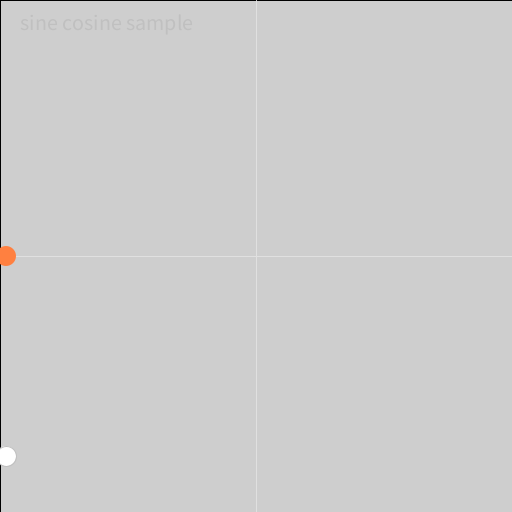
Frame 1 (no input)
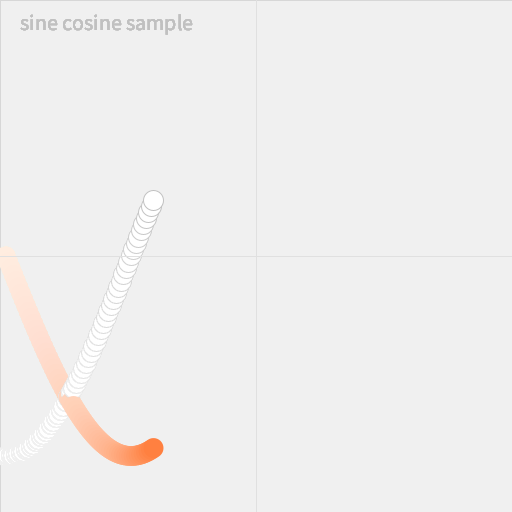
Frame 60 (the mouse pressed at the canvas centre just before this capture)
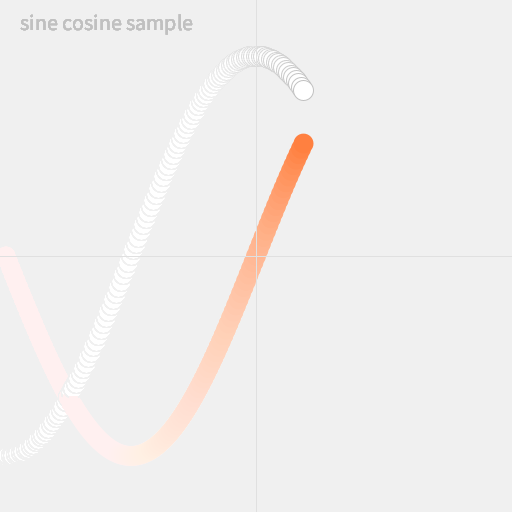
Frame 120 (the mouse held since frame 60 and released just before this capture)

The Processing sketch that drew these frames (run headless with seeded random() and noise(); from frame 60 on, the mouse is pressed at the canvas centre):

// Processing sketch: processing_131172
// ── processing_131172.pde

int counter;
int ballR;      // ball radius

void setup() {
  size( 512, 512 );
  counter = 0;
  ballR = 20;
}

void draw() {

  // erase background 
  fill( 255, 255, 255, 8);
  rect( 0, 0, width, height);
  
  fill( 192, 192, 192 );
  textSize( 22 );
  text( "sine cosine sample", 20, 30 );

  // draw cross line
  stroke(224, 224, 224);  
  line(width/2, 0, width/2, height );
  line(0, height/2, width, height/2 );

  noStroke();

  // draw white ball
  stroke(192, 192, 192);
  fill(255, 255, 255); 
  ellipse( 2.5*(counter%200-100)+width/2, 200*cos(PI*counter/100) + height/2, ballR, ballR );        // ellipse(x, y, x_size, y_size)

  // draw orange ball
  noStroke();
  fill(255, 128, 64);                         
  ellipse( 2.5*(counter%200-100)+width/2, 200*sin(PI*counter/100) + height/2, ballR, ballR );
  
  counter++;
}
